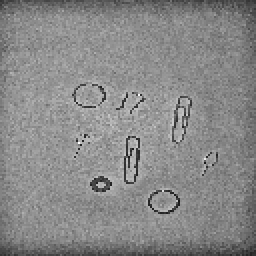
#> input picture procesadas/limpia_10_128x128.png, 128 x 128 px (shown 2 times larger); its folder holds 4 pictures in this run
$ python 2_imagen_a_matriz.py
#> lines starting #> are read from the running program, lines starting #| are printed output that depends on the picture; after the words box and inside, x2 and y2 are one past the last pixel; in counts of white or black regions, pixels touching at a corner belong together
"""
Script para convertir imágenes a matriz de 1s y 0s
- 1 = píxel blanco
- 0 = píxel con objeto (arroz u otro)
Uso: python 2_imagen_a_matriz.py
"""

import cv2
import numpy as np
import os
from pathlib import Path
import json

def imagen_a_matriz(ruta_imagen, umbral=130):
    """
    Convierte una imagen en escala de grises a una matriz binaria

    Args:
        ruta_imagen: Ruta a la imagen de 128x128
        umbral: Valor de umbral para binarización (0-255)
                Píxeles > umbral serán 1 (blanco)
                Píxeles <= umbral serán 0 (objeto)

    Returns:
        Matriz binaria (128x128) o None si hay error
    """
#> called with ruta_imagen = 'procesadas/limpia_10_128x128.png', umbral = 130
    try:
        # Leer la imagen
        imagen = cv2.imread(ruta_imagen, cv2.IMREAD_GRAYSCALE)
#> imagen is the input picture: shape (128, 128); min 23, max 254, mean 136.5

        if imagen is None:
            print(f"Error: No se pudo leer la imagen: {ruta_imagen}")
            return None

        # Verificar que sea 128x128
        if imagen.shape != (128, 128):
            print(f"Advertencia: Imagen no es 128x128, es {imagen.shape}")

        # Binarizar: 1 si píxel > umbral (blanco), 0 si <= umbral (objeto)
        matriz_binaria = (imagen > umbral).astype(int)
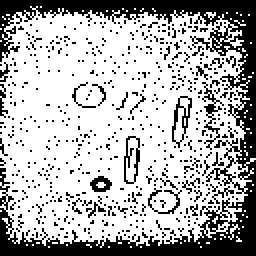
#> matriz_binaria: shape (128, 128) int64 (shown 2 times larger); values 0 (black) and 1 (white), 69.3% white; 541 black regions (529 under 20 px), largest, box (x1, y1, x2, y2) and area: (0, 0, 128, 128) 3481, (101, 41, 112, 75) 90, (86, 48, 96, 74) 81

        return matriz_binaria

    except Exception as e:
        print(f"Error procesando {ruta_imagen}: {e}")
        return None


def procesar_carpeta_a_matrices(ruta_carpeta_entrada, ruta_archivo_salida):
    """
    Procesa todas las imágenes de una carpeta y genera una matriz de datos

    Args:
        ruta_carpeta_entrada: Carpeta con las imágenes de 128x128
        ruta_archivo_salida: Archivo donde guardar los datos (.npy o .csv)
    """
    print("="*60)
    print("CONVERSIÓN DE IMÁGENES A MATRICES BINARIAS")
    print("="*60)

    extensiones = ('.jpg', '.jpeg', '.png', '.bmp', '.tiff')

    matrices = []
    nombres_archivos = []

    # Procesar cada imagen
    for archivo in sorted(os.listdir(ruta_carpeta_entrada)):
        if archivo.lower().endswith(extensiones):
            ruta_completa = os.path.join(ruta_carpeta_entrada, archivo)
            print(f"Procesando: {archivo}...", end=" ")

            matriz = imagen_a_matriz(ruta_completa)

            if matriz is not None:
                matrices.append(matriz)
                nombres_archivos.append(archivo)
                print("✓ Convertida")
            else:
                print("✗ Error")
#> pass 2 of the loop in procesar_carpeta_a_matrices, `for archivo in sorted(os.listdir(ruta_carpeta_entrada)):`:
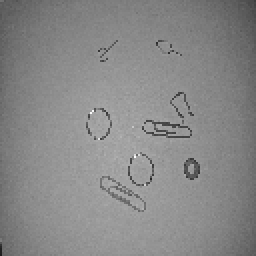
#> input picture procesadas/limpia_11_128x128.png, 128 x 128 px (shown 2 times larger)
#> in imagen_a_matriz, imagen is the input picture: shape (128, 128); min 29, max 254, mean 136
#> in imagen_a_matriz (call 2), `matriz_binaria = (imagen > umbral).astype(int)`:
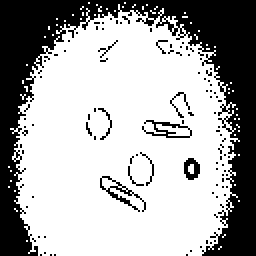
#> matriz_binaria: shape (128, 128) int64 (shown 2 times larger); values 0 (black) and 1 (white), 66.1% white; 107 black regions (101 under 20 px), largest, box (x1, y1, x2, y2) and area: (0, 0, 128, 128) 5067, (50, 88, 73, 106) 86, (71, 60, 96, 69) 76, (92, 79, 100, 90) 57, (85, 46, 95, 59) 26, (49, 54, 56, 70) 23
#> pass 3 of the loop in procesar_carpeta_a_matrices, `for archivo in sorted(os.listdir(ruta_carpeta_entrada)):`:
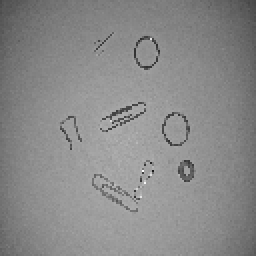
#> input picture procesadas/limpia_12_128x128.png, 128 x 128 px (shown 2 times larger)
#> in imagen_a_matriz, imagen is the input picture: shape (128, 128); min 25, max 252, mean 137.7
#> in imagen_a_matriz (call 3), `matriz_binaria = (imagen > umbral).astype(int)`:
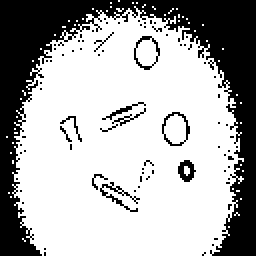
#> matriz_binaria: shape (128, 128) int64 (shown 2 times larger); values 0 (black) and 1 (white), 67.4% white; 81 black regions (73 under 20 px), largest, box (x1, y1, x2, y2) and area: (0, 0, 128, 128) 4854, (50, 91, 70, 106) 68, (89, 80, 98, 91) 59
#> the loop made 4 passes; the first 3 are shown

    if not matrices:
        print("No se procesaron imágenes.")
        return

    # Guardar en formato NumPy (.npy) - Más eficiente
    print(f"\nGuardando {len(matrices)} matriz(ces)...")

    # Crear estructura de datos
    datos = {
        'matrices': np.array(matrices),
        'nombres': nombres_archivos
    }

    # Guardar como .npz (comprimido)
    archivo_npz = ruta_archivo_salida.replace('.npy', '.npz')
    np.savez_compressed(archivo_npz, **datos)
    print(f"✓ Guardado: {archivo_npz}")

    print(f"\n{'='*60}")
    print(f"Estadísticas:")
    print(f"- Total de imágenes procesadas: {len(matrices)}")
    print(f"- Dimensiones de cada matriz: 128x128")
    print(f"- Total de píxeles por imagen: {128*128}")
    print(f"{'='*60}\n")

    return matrices, nombres_archivos


def cargar_matrices(ruta_archivo):
    """
    Carga las matrices guardadas previamente

    Args:
        ruta_archivo: Ruta al archivo .npz

    Returns:
        Tupla (matrices, nombres_archivos)
    """
    datos = np.load(ruta_archivo)
    return datos['matrices'], datos['nombres']


if __name__ == "__main__":
    # CONFIGURAR ESTAS RUTAS
    carpeta_entrada = "procesadas"  # Carpeta con imágenes 128x128
    archivo_salida = "src/datos_matrices.npz"    # Archivo para guardar matrices

    print("Ubicaciones:")
    print(f"- Entrada: {carpeta_entrada}")
    print(f"- Salida: {archivo_salida}\n")

    # Procesar carpeta
    matrices, nombres = procesar_carpeta_a_matrices(carpeta_entrada, archivo_salida)

    if matrices:
        # Mostrar información de la primera matriz
        print("\nInformación de la primera matriz:")
        print(f"Forma: {matrices[0].shape}")
#| Forma: (128, 128)
        print(f"Valores únicos: {np.unique(matrices[0])}")
        print(f"Porcentaje de 1s (blancos): {(matrices[0].sum() / (128*128) * 100):.2f}%")
        print(f"Porcentaje de 0s (objetos): {(100 - matrices[0].sum() / (128*128) * 100):.2f}%")
